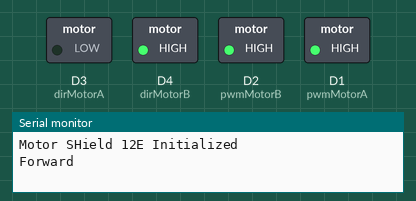
Simulated run of this sketch. Board: ESP8266 (NodeMCU). Shown: switched loads named in the sketch (green lamp = pin HIGH), the last lines printed to the serial monitor.

Above: at 1.7 s.
At 3.2 s:
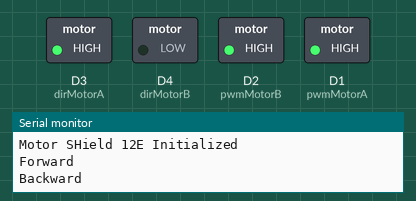
At 4.7 s:
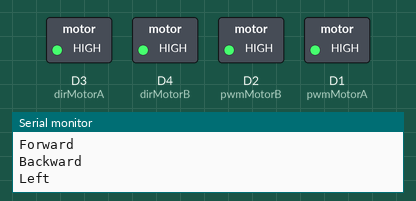
At 6.2 s:
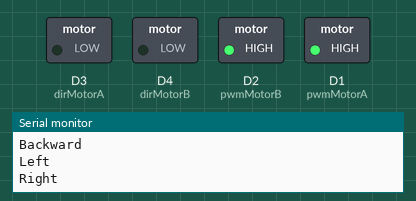
Timing chart, 0 to 7.9 s (numbered marks = the images above):
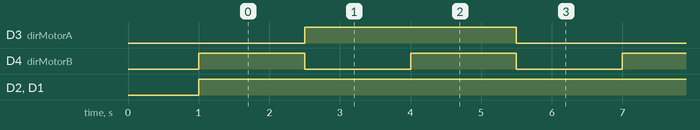

The sketch:

nodemcu-v2-motor-shield.ino
```cpp
#define pwmMotorA D1
#define pwmMotorB D2
#define dirMotorA D3
#define dirMotorB D4

int motorSpeed = 500;

void setup() {
 Serial.begin(115200);
 Serial.println();
 pinMode(pwmMotorA , OUTPUT);
 pinMode(pwmMotorB, OUTPUT);
 pinMode(dirMotorA, OUTPUT);
 pinMode(dirMotorB, OUTPUT);
 Serial.println("Motor SHield 12E Initialized");
 delay(1000);
}

void loop() {
  Serial.println("Forward");
  digitalWrite(pwmMotorA, motorSpeed);
  digitalWrite(dirMotorA, LOW);
  digitalWrite(pwmMotorB, motorSpeed);
  digitalWrite(dirMotorB, HIGH);
  delay(1500);

  Serial.println("Backward");
  digitalWrite(pwmMotorA, motorSpeed);
  digitalWrite(dirMotorA, HIGH);
  digitalWrite(pwmMotorB, motorSpeed);
  digitalWrite(dirMotorB, LOW);
  delay(1500);

  Serial.println("Left");
  digitalWrite(pwmMotorA, motorSpeed);
  digitalWrite(dirMotorA, HIGH);
  digitalWrite(pwmMotorB, motorSpeed);
  digitalWrite(dirMotorB, HIGH);
  delay(1500);

  Serial.println("Right");
  digitalWrite(pwmMotorA, motorSpeed);
  digitalWrite(dirMotorA, LOW);
  digitalWrite(pwmMotorB, motorSpeed);
  digitalWrite(dirMotorB, LOW);
  delay(1500);
}
```

Measured:
- by itself, D3 (dirMotorA): alternates HIGH for 3.0 s and LOW for 3.0 s
- by itself, D4 (dirMotorB): alternates HIGH for 1.5 s and LOW for 1.5 s
- by itself, D2 (pwmMotorB), D1 (pwmMotorA): LOW → HIGH at 1.0 s
